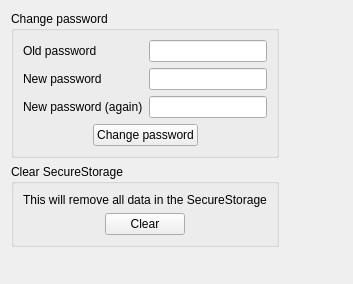
<?xml version="1.0" encoding="UTF-8"?>
<ui version="4.0">
 <class>SettingsWidget</class>
 <widget class="QWidget" name="SettingsWidget">
  <property name="geometry">
   <rect>
    <x>0</x>
    <y>0</y>
    <width>353</width>
    <height>284</height>
   </rect>
  </property>
  <property name="sizePolicy">
   <sizepolicy hsizetype="Expanding" vsizetype="Expanding">
    <horstretch>0</horstretch>
    <verstretch>0</verstretch>
   </sizepolicy>
  </property>
  <property name="windowTitle">
   <string>SecureStorage</string>
  </property>
  <layout class="QGridLayout" name="gridLayout">
   <item row="0" column="0">
    <widget class="QGroupBox" name="groupBox">
     <property name="title">
      <string>Change password</string>
     </property>
     <layout class="QVBoxLayout" name="verticalLayout_2">
      <item>
       <layout class="QFormLayout" name="formLayout">
        <item row="0" column="0">
         <widget class="QLabel" name="label_2">
          <property name="text">
           <string>Old password</string>
          </property>
         </widget>
        </item>
        <item row="1" column="0">
         <widget class="QLabel" name="label_3">
          <property name="text">
           <string>New password</string>
          </property>
         </widget>
        </item>
        <item row="2" column="0">
         <widget class="QLabel" name="label">
          <property name="text">
           <string>New password (again)</string>
          </property>
         </widget>
        </item>
        <item row="0" column="1">
         <widget class="QLineEdit" name="OldPassword_">
          <property name="echoMode">
           <enum>QLineEdit::Password</enum>
          </property>
         </widget>
        </item>
        <item row="1" column="1">
         <widget class="QLineEdit" name="NewPassword1_">
          <property name="echoMode">
           <enum>QLineEdit::Password</enum>
          </property>
         </widget>
        </item>
        <item row="2" column="1">
         <widget class="QLineEdit" name="NewPassword2_">
          <property name="echoMode">
           <enum>QLineEdit::Password</enum>
          </property>
         </widget>
        </item>
       </layout>
      </item>
      <item>
       <layout class="QHBoxLayout" name="horizontalLayout">
        <item>
         <spacer name="horizontalSpacer">
          <property name="orientation">
           <enum>Qt::Horizontal</enum>
          </property>
          <property name="sizeHint" stdset="0">
           <size>
            <width>40</width>
            <height>20</height>
           </size>
          </property>
         </spacer>
        </item>
        <item>
         <widget class="QPushButton" name="ChangePassword_">
          <property name="text">
           <string>Change password</string>
          </property>
         </widget>
        </item>
        <item>
         <spacer name="horizontalSpacer_2">
          <property name="orientation">
           <enum>Qt::Horizontal</enum>
          </property>
          <property name="sizeHint" stdset="0">
           <size>
            <width>40</width>
            <height>20</height>
           </size>
          </property>
         </spacer>
        </item>
       </layout>
      </item>
     </layout>
    </widget>
   </item>
   <item row="1" column="0">
    <widget class="QGroupBox" name="groupBox_2">
     <property name="title">
      <string>Clear SecureStorage</string>
     </property>
     <layout class="QVBoxLayout" name="verticalLayout_3">
      <item>
       <widget class="QLabel" name="label_4">
        <property name="text">
         <string>This will remove all data in the SecureStorage</string>
        </property>
       </widget>
      </item>
      <item>
       <layout class="QHBoxLayout" name="horizontalLayout_2">
        <item>
         <spacer name="horizontalSpacer_3">
          <property name="orientation">
           <enum>Qt::Horizontal</enum>
          </property>
          <property name="sizeHint" stdset="0">
           <size>
            <width>40</width>
            <height>20</height>
           </size>
          </property>
         </spacer>
        </item>
        <item>
         <widget class="QPushButton" name="ClearSettings_">
          <property name="text">
           <string>Clear</string>
          </property>
         </widget>
        </item>
        <item>
         <spacer name="horizontalSpacer_4">
          <property name="orientation">
           <enum>Qt::Horizontal</enum>
          </property>
          <property name="sizeHint" stdset="0">
           <size>
            <width>40</width>
            <height>20</height>
           </size>
          </property>
         </spacer>
        </item>
       </layout>
      </item>
     </layout>
    </widget>
   </item>
   <item row="2" column="0">
    <spacer name="verticalSpacer">
     <property name="orientation">
      <enum>Qt::Vertical</enum>
     </property>
     <property name="sizeHint" stdset="0">
      <size>
       <width>20</width>
       <height>40</height>
      </size>
     </property>
    </spacer>
   </item>
   <item row="0" column="1">
    <spacer name="horizontalSpacer_5">
     <property name="orientation">
      <enum>Qt::Horizontal</enum>
     </property>
     <property name="sizeHint" stdset="0">
      <size>
       <width>40</width>
       <height>20</height>
      </size>
     </property>
    </spacer>
   </item>
  </layout>
 </widget>
 <resources/>
 <connections/>
</ui>
